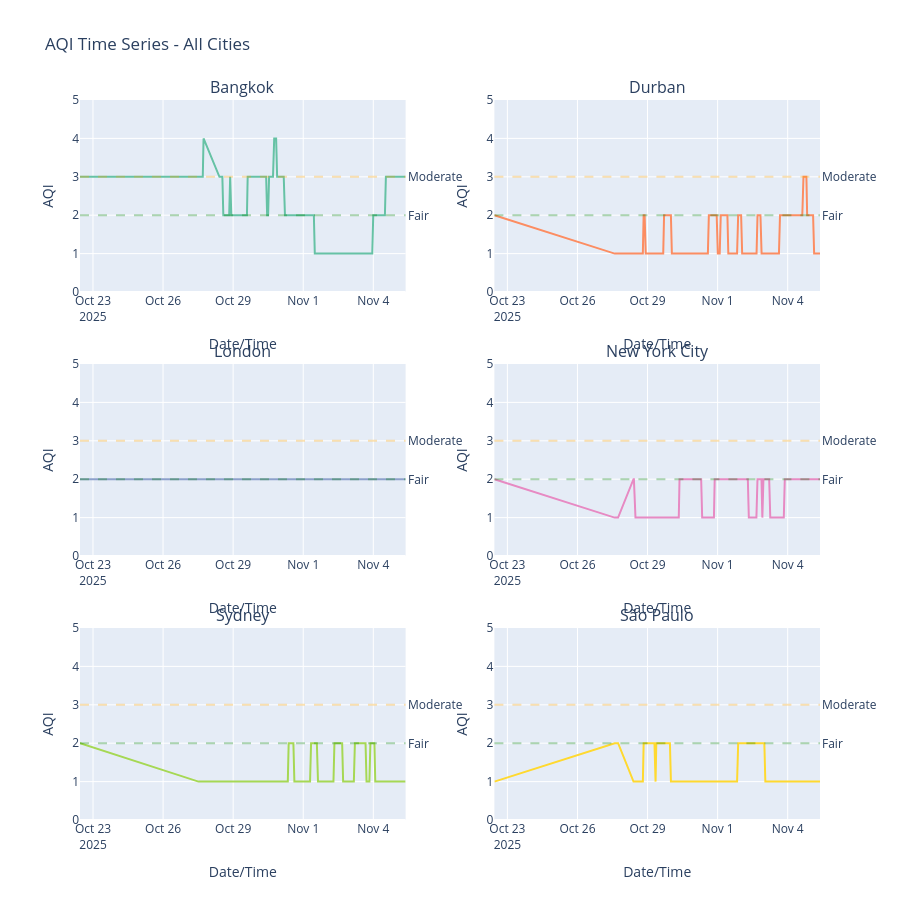

Here is the notebook cell this chart was saved with:
### Markdown cell above
## 3. Time Series Deep Dive 📈

### Code cell
# Create multi-panel time series for all cities
fig = make_subplots(
    rows=3, cols=2,
    subplot_titles=tuple(sorted(df['city_name'].unique())),
    vertical_spacing=0.1,
    horizontal_spacing=0.12
)

cities = sorted(df['city_name'].unique())
colors = px.colors.qualitative.Set2

for idx, city in enumerate(cities):
    row = idx // 2 + 1
    col = idx % 2 + 1
    
    city_data = df[df['city_name'] == city].sort_values('timestamp')
    
    fig.add_trace(
        go.Scatter(
            x=city_data['timestamp'],
            y=city_data['aqi'],
            mode='lines',
            name=city,
            line=dict(color=colors[idx % len(colors)], width=2),
            showlegend=False
        ),
        row=row, col=col
    )
    
    # Add reference lines for AQI thresholds
    fig.add_hline(y=2, line_dash="dash", line_color="green", 
                  opacity=0.3, row=row, col=col, 
                  annotation_text="Fair", annotation_position="right")
    fig.add_hline(y=3, line_dash="dash", line_color="orange", 
                  opacity=0.3, row=row, col=col,
                  annotation_text="Moderate", annotation_position="right")

fig.update_xaxes(title_text="Date/Time")
fig.update_yaxes(title_text="AQI", range=[0, 5])
fig.update_layout(
    height=900,
    title_text="AQI Time Series - All Cities",
    showlegend=False
)

fig.show()

### Figure 1 — Plotly figure (JSON) as saved in the notebook; plotly's stock layout.template omitted (floating-point values rounded to 4 significant figures; data arrays with more than 128 entries replaced by an {"elided": "..."} marker saying what was removed)
{"data": [{"line": {"color": "rgb(102,194,165)", "width": 2}, "mode": "lines", "name": "Bangkok", "showlegend": false, "type": "scatter", "x": {"elided": "203 str values"}, "xaxis": "x", "y": {"elided": "203 int values"}, "yaxis": "y"}, {"line": {"color": "rgb(252,141,98)", "width": 2}, "mode": "lines", "name": "Durban", "showlegend": false, "type": "scatter", "x": {"elided": "202 str values"}, "xaxis": "x2", "y": {"elided": "202 int values"}, "yaxis": "y2"}, {"line": {"color": "rgb(141,160,203)", "width": 2}, "mode": "lines", "name": "London", "showlegend": false, "type": "scatter", "x": {"elided": "203 str values"}, "xaxis": "x3", "y": {"elided": "203 int values"}, "yaxis": "y3"}, {"line": {"color": "rgb(231,138,195)", "width": 2}, "mode": "lines", "name": "New York City", "showlegend": false, "type": "scatter", "x": {"elided": "203 str values"}, "xaxis": "x4", "y": {"elided": "203 int values"}, "yaxis": "y4"}, {"line": {"color": "rgb(166,216,84)", "width": 2}, "mode": "lines", "name": "Sydney", "showlegend": false, "type": "scatter", "x": {"elided": "203 str values"}, "xaxis": "x5", "y": {"elided": "203 int values"}, "yaxis": "y5"}, {"line": {"color": "rgb(255,217,47)", "width": 2}, "mode": "lines", "name": "São Paulo", "showlegend": false, "type": "scatter", "x": {"elided": "203 str values"}, "xaxis": "x6", "y": {"elided": "203 int values"}, "yaxis": "y6"}], "layout": {"annotations": [{"font": {"size": 16}, "showarrow": false, "text": "Bangkok", "x": 0.22, "xanchor": "center", "xref": "paper", "y": 1, "yanchor": "bottom", "yref": "paper"}, {"font": {"size": 16}, "showarrow": false, "text": "Durban", "x": 0.78, "xanchor": "center", "xref": "paper", "y": 1, "yanchor": "bottom", "yref": "paper"}, {"font": {"size": 16}, "showarrow": false, "text": "London", "x": 0.22, "xanchor": "center", "xref": "paper", "y": 0.6333, "yanchor": "bottom", "yref": "paper"}, {"font": {"size": 16}, "showarrow": false, "text": "New York City", "x": 0.78, "xanchor": "center", "xref": "paper", "y": 0.6333, "yanchor": "bottom", "yref": "paper"}, {"font": {"size": 16}, "showarrow": false, "text": "Sydney", "x": 0.22, "xanchor": "center", "xref": "paper", "y": 0.2667, "yanchor": "bottom", "yref": "paper"}, {"font": {"size": 16}, "showarrow": false, "text": "São Paulo", "x": 0.78, "xanchor": "center", "xref": "paper", "y": 0.2667, "yanchor": "bottom", "yref": "paper"}, {"showarrow": false, "text": "Fair", "x": 1, "xanchor": "left", "xref": "x domain", "y": 2, "yanchor": "middle", "yref": "y"}, {"showarrow": false, "text": "Moderate", "x": 1, "xanchor": "left", "xref": "x domain", "y": 3, "yanchor": "middle", "yref": "y"}, {"showarrow": false, "text": "Fair", "x": 1, "xanchor": "left", "xref": "x2 domain", "y": 2, "yanchor": "middle", "yref": "y2"}, {"showarrow": false, "text": "Moderate", "x": 1, "xanchor": "left", "xref": "x2 domain", "y": 3, "yanchor": "middle", "yref": "y2"}, {"showarrow": false, "text": "Fair", "x": 1, "xanchor": "left", "xref": "x3 domain", "y": 2, "yanchor": "middle", "yref": "y3"}, {"showarrow": false, "text": "Moderate", "x": 1, "xanchor": "left", "xref": "x3 domain", "y": 3, "yanchor": "middle", "yref": "y3"}, {"showarrow": false, "text": "Fair", "x": 1, "xanchor": "left", "xref": "x4 domain", "y": 2, "yanchor": "middle", "yref": "y4"}, {"showarrow": false, "text": "Moderate", "x": 1, "xanchor": "left", "xref": "x4 domain", "y": 3, "yanchor": "middle", "yref": "y4"}, {"showarrow": false, "text": "Fair", "x": 1, "xanchor": "left", "xref": "x5 domain", "y": 2, "yanchor": "middle", "yref": "y5"}, {"showarrow": false, "text": "Moderate", "x": 1, "xanchor": "left", "xref": "x5 domain", "y": 3, "yanchor": "middle", "yref": "y5"}, {"showarrow": false, "text": "Fair", "x": 1, "xanchor": "left", "xref": "x6 domain", "y": 2, "yanchor": "middle", "yref": "y6"}, {"showarrow": false, "text": "Moderate", "x": 1, "xanchor": "left", "xref": "x6 domain", "y": 3, "yanchor": "middle", "yref": "y6"}], "height": 900, "shapes": [{"line": {"color": "green", "dash": "dash"}, "opacity": 0.3, "type": "line", "x0": 0, "x1": 1, "xref": "x domain", "y0": 2, "y1": 2, "yref": "y"}, {"line": {"color": "orange", "dash": "dash"}, "opacity": 0.3, "type": "line", "x0": 0, "x1": 1, "xref": "x domain", "y0": 3, "y1": 3, "yref": "y"}, {"line": {"color": "green", "dash": "dash"}, "opacity": 0.3, "type": "line", "x0": 0, "x1": 1, "xref": "x2 domain", "y0": 2, "y1": 2, "yref": "y2"}, {"line": {"color": "orange", "dash": "dash"}, "opacity": 0.3, "type": "line", "x0": 0, "x1": 1, "xref": "x2 domain", "y0": 3, "y1": 3, "yref": "y2"}, {"line": {"color": "green", "dash": "dash"}, "opacity": 0.3, "type": "line", "x0": 0, "x1": 1, "xref": "x3 domain", "y0": 2, "y1": 2, "yref": "y3"}, {"line": {"color": "orange", "dash": "dash"}, "opacity": 0.3, "type": "line", "x0": 0, "x1": 1, "xref": "x3 domain", "y0": 3, "y1": 3, "yref": "y3"}, {"line": {"color": "green", "dash": "dash"}, "opacity": 0.3, "type": "line", "x0": 0, "x1": 1, "xref": "x4 domain", "y0": 2, "y1": 2, "yref": "y4"}, {"line": {"color": "orange", "dash": "dash"}, "opacity": 0.3, "type": "line", "x0": 0, "x1": 1, "xref": "x4 domain", "y0": 3, "y1": 3, "yref": "y4"}, {"line": {"color": "green", "dash": "dash"}, "opacity": 0.3, "type": "line", "x0": 0, "x1": 1, "xref": "x5 domain", "y0": 2, "y1": 2, "yref": "y5"}, {"line": {"color": "orange", "dash": "dash"}, "opacity": 0.3, "type": "line", "x0": 0, "x1": 1, "xref": "x5 domain", "y0": 3, "y1": 3, "yref": "y5"}, {"line": {"color": "green", "dash": "dash"}, "opacity": 0.3, "type": "line", "x0": 0, "x1": 1, "xref": "x6 domain", "y0": 2, "y1": 2, "yref": "y6"}, {"line": {"color": "orange", "dash": "dash"}, "opacity": 0.3, "type": "line", "x0": 0, "x1": 1, "xref": "x6 domain", "y0": 3, "y1": 3, "yref": "y6"}], "showlegend": false, "title": {"text": "AQI Time Series - All Cities"}, "xaxis": {"anchor": "y", "domain": [0, 0.44], "title": {"text": "Date/Time"}}, "xaxis2": {"anchor": "y2", "domain": [0.56, 1], "title": {"text": "Date/Time"}}, "xaxis3": {"anchor": "y3", "domain": [0, 0.44], "title": {"text": "Date/Time"}}, "xaxis4": {"anchor": "y4", "domain": [0.56, 1], "title": {"text": "Date/Time"}}, "xaxis5": {"anchor": "y5", "domain": [0, 0.44], "title": {"text": "Date/Time"}}, "xaxis6": {"anchor": "y6", "domain": [0.56, 1], "title": {"text": "Date/Time"}}, "yaxis": {"anchor": "x", "domain": [0.7333, 1], "range": [0, 5], "title": {"text": "AQI"}}, "yaxis2": {"anchor": "x2", "domain": [0.7333, 1], "range": [0, 5], "title": {"text": "AQI"}}, "yaxis3": {"anchor": "x3", "domain": [0.3667, 0.6333], "range": [0, 5], "title": {"text": "AQI"}}, "yaxis4": {"anchor": "x4", "domain": [0.3667, 0.6333], "range": [0, 5], "title": {"text": "AQI"}}, "yaxis5": {"anchor": "x5", "domain": [0, 0.2667], "range": [0, 5], "title": {"text": "AQI"}}, "yaxis6": {"anchor": "x6", "domain": [0, 0.2667], "range": [0, 5], "title": {"text": "AQI"}}}}
